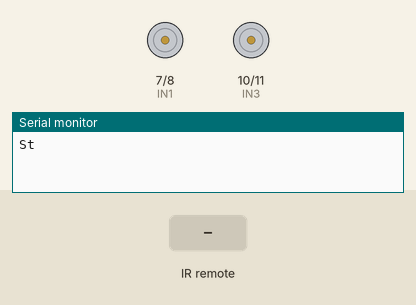
Simulated run of this sketch. Board: Arduino Uno, built with avr-gcc and run on an emulated ATmega328P. On the bench: motor-driver pin pairs drawn as motors (green arrow = first pin HIGH = forward, orange = second pin HIGH = backward, longer = more drive), the last lines printed to the serial monitor. The test bench sets the inputs (shaded band).

Above: at 1.2 s.
1.3 s: infrared code 0xFDA05F received
At 1.7 s:
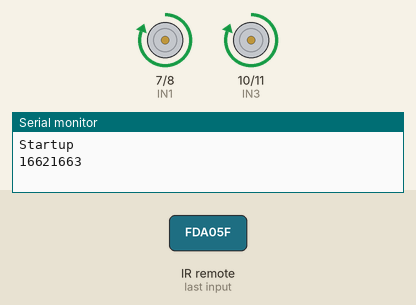
3.3 s: infrared code 0xFDB04F received
At 3.7 s:
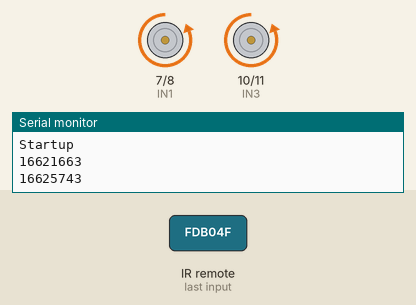
5.3 s: infrared code 0xFD50AF received
At 5.7 s:
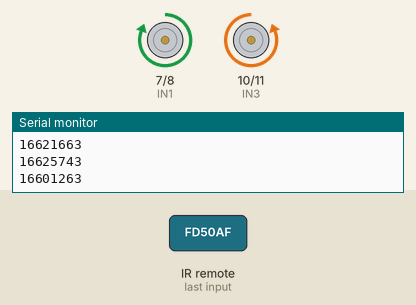
7.3 s: infrared code 0xFD10EF received
At 7.7 s:
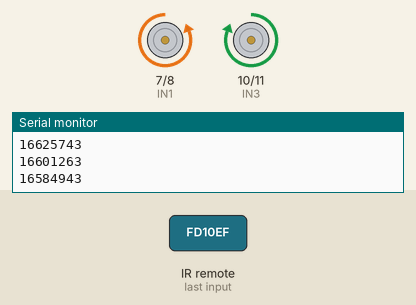
Timing chart, 0 to 10.3 s (numbered marks = the images above; inputs shaded):
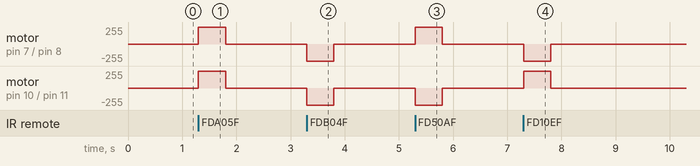

The sketch:

123.ino
```cpp
#include <IRremote.h>

int RECV_PIN = 2;
IRrecv irrecv(RECV_PIN);
decode_results results;

// Motor A
int IN1 = 7;
int IN2 = 8;

// Motor B
int IN3 = 10;
int IN4 = 11;

void stop() {
  // Motor A
  digitalWrite(IN1, LOW);
  digitalWrite(IN2, LOW);

  // Motor B
  digitalWrite(IN3, LOW);
  digitalWrite(IN4, LOW);
}

void forward() {
  // Motor A
  digitalWrite(IN1, HIGH);
  digitalWrite(IN2, LOW);

  // Motor B
  digitalWrite(IN3, HIGH);
  digitalWrite(IN4, LOW);
}

void backward(){
  //Motor A
  digitalWrite(IN1, LOW);
  digitalWrite(IN2, HIGH);

  // Motor B
  digitalWrite(IN3, LOW);
  digitalWrite(IN4, HIGH);

}

void left(){
  //Motor A
  digitalWrite(IN1, LOW);
  digitalWrite(IN2, HIGH);

  // Motor B
  digitalWrite(IN3, HIGH);
  digitalWrite(IN4, LOW);

}

void right(){
  //Motor A
  digitalWrite(IN1, HIGH);
  digitalWrite(IN2, LOW);

  // Motor B
  digitalWrite(IN3, LOW);
  digitalWrite(IN4, HIGH);

}

void setup() {
  Serial.begin(19200);
  Serial.println("Startup");
  irrecv.enableIRIn();

  Serial.begin(19200);
  pinMode(IN1, OUTPUT);
  pinMode(IN2, OUTPUT);
  pinMode(IN3, OUTPUT);
  pinMode(IN4, OUTPUT);
  stop();
}

void loop() {
  if (irrecv.decode(&results)) {
    Serial.println(results.value);

    if (results.value == 16621663) {
      forward();
      delay(500);
      stop();
    }

    if (results.value == 16625743) {
      backward();
      delay(500);
      stop();
    }

    if (results.value == 16601263) {
      right();
      delay(500);
      stop();
    }

     if (results.value == 16584943) {
      left();
      delay(500);
      stop();
    }

    irrecv.resume();

  }
}
```

Measured:
- after the input at 1.3 s, motor on pin 7 (IN1) / pin 8 (IN2), motor on pin 10 (IN3) / pin 11 (IN4): stopped → forward 255/255 at once, → stopped 0.50 s later
- after the input at 3.3 s, motor on pin 7 (IN1) / pin 8 (IN2), motor on pin 10 (IN3) / pin 11 (IN4): stopped → backward 255/255 at once, → stopped 0.50 s later
- after the input at 5.3 s, motor on pin 7 (IN1) / pin 8 (IN2): stopped → forward 255/255 at once, → stopped 0.50 s later; motor on pin 10 (IN3) / pin 11 (IN4): stopped → backward 255/255 at once, → stopped 0.50 s later
- after the input at 7.3 s, motor on pin 7 (IN1) / pin 8 (IN2): stopped → backward 255/255 at once, → stopped 0.50 s later; motor on pin 10 (IN3) / pin 11 (IN4): stopped → forward 255/255 at once, → stopped 0.50 s later
